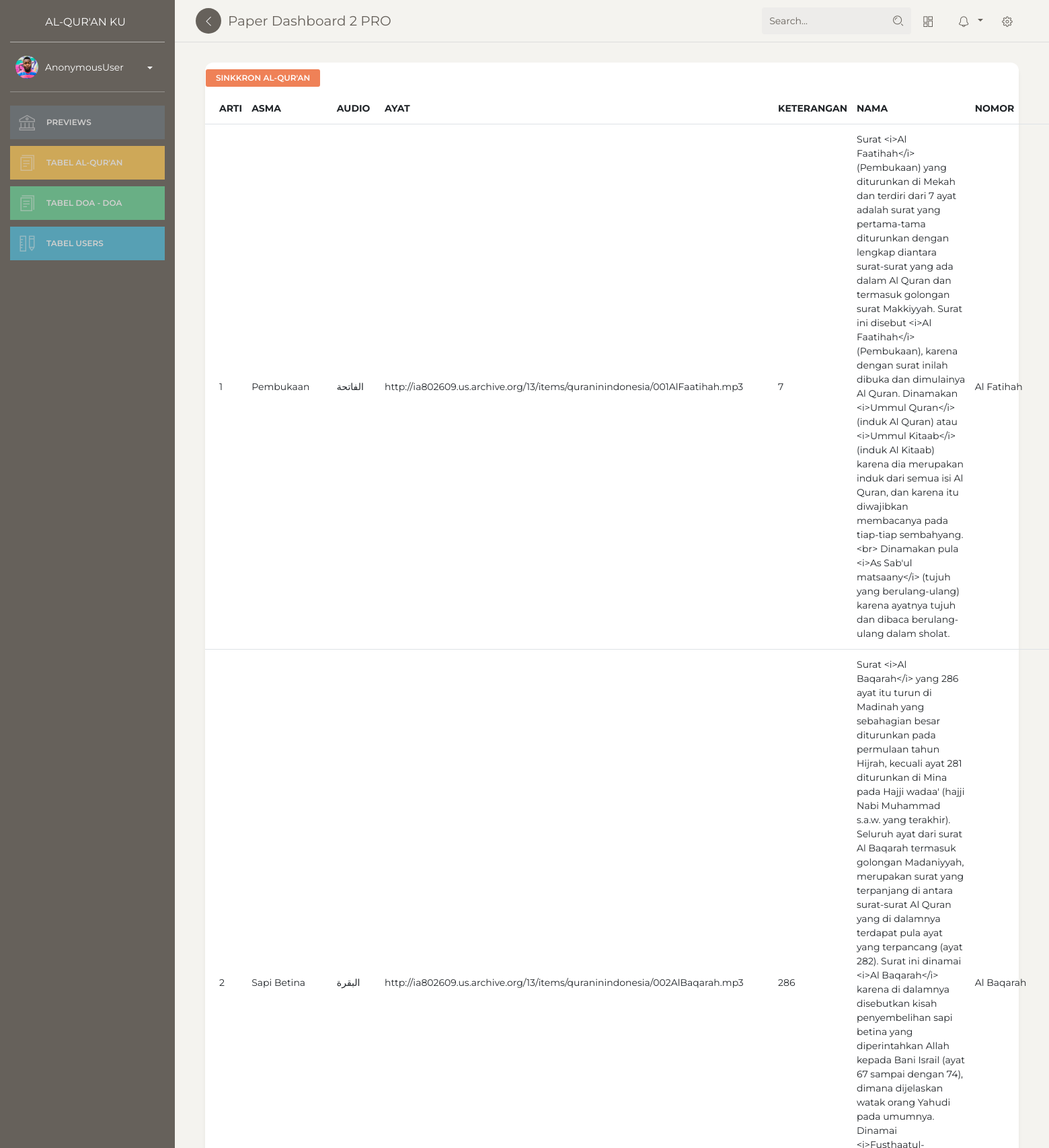
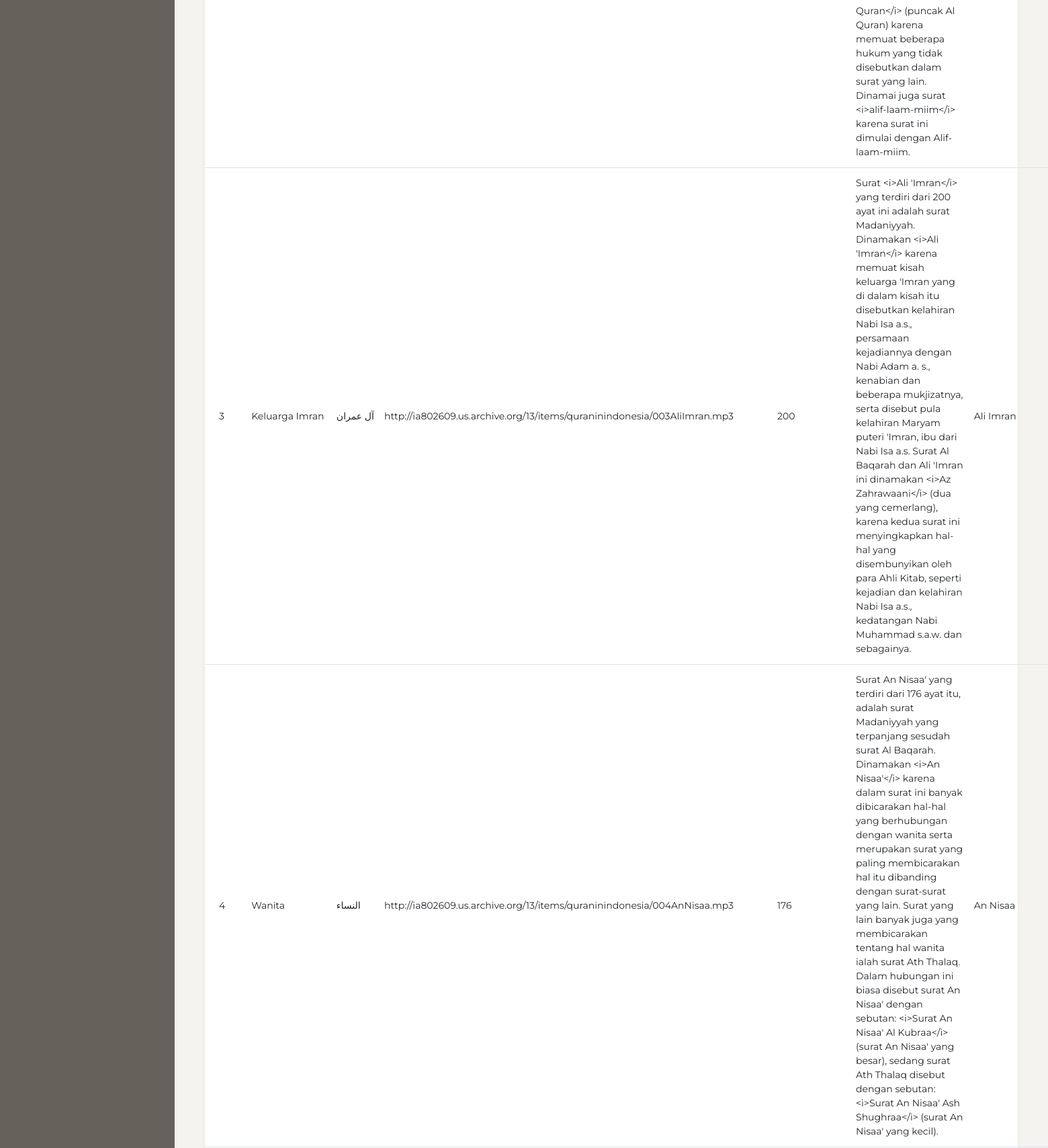
Screenshot of /dashboard/tabel_alquran/ (upper part) with the database file from the repository (2 pictures, top to bottom).
### content/models.py (models this page shows, shortened)
class Alquran(models.Model):
    arti = models.CharField(max_length=1000)
    asma = models.CharField(max_length=1000)
    audio = models.FileField()
    ayat = models.IntegerField()
    keterangan = models.TextField()
    nama = models.CharField(max_length=1000)
    nomor = models.IntegerField()
    rukuk = models.IntegerField()
    type = models.CharField(max_length=100,blank=True,null=True)
    urut = models.IntegerField()

### content/views.py (the view)
# urls.py: path('alquran', alquran, name='alquran'),
def alquran(request):
    template_name = "back/tabel_alquran.html"
    alquran = Alquran.objects.all()
    context = {
        'title' : 'dashboard',
        'alquran': alquran,
    }
    return render(request, template_name, context)

### templates/back/tabel_alquran.html (shortened to what this page needs)
{% extends 'back/base.html' %}
{% block content %}
<div class="content">
    <div class="container-fluid">
        <div class="row">
            <div class="col-md-12">
                <div class="card">
                    <div class="card-content">
                        <div class="toolbar">
                            <a class ="btn btn-sm btn-danger" href="{% url 'sinkron_alquran' %}"> Sinkkron Al-Qur'an</a>
                        </div>
                        <table id="bootstrap-table" class="table">
                            <thead>
                                <th data-field="state" data-checkbox="true"></th>
                                <th data-field="arti" class="text-center">Arti</th>
                                <th data-field="asma" data-sortable="true">Asma</th>
                                <th data-field="audio" data-sortable="true">Audio</th>
                                <th data-field="ayat" data-sortable="true">Ayat</th>
                                <th data-field="keterangan" >Keterangan</th>
                                <th data-field="nama">Nama</th>
                                <th data-field="nomor" data-sortable="true">Nomor</th>
                                <th data-field="rukuk" data-sortable="true">Rukuk</th>
                            </thead>
                            <tbody>
                                {% for a in alquran %}
                                <tr>
                                    <td></td>
                                    <td>{{forloop.counter}}</td>
                                    <td>{{a.arti}}</td>
                                    <td>{{a.asma}}</td>
                                    <td>{{a.audio}}</td>
                                    <td>{{a.ayat}}</td>
                                    <td>{{a.keterangan}}</td>
                                    <td>{{a.nama}}</td>
                                    <td>{{a.nomor}}</td>
                                </tr>
                                {% endfor %}
                            </tbody>
                        </table>
                    </div>
                </div>
            </div>
        </div>
    </div>
</div>
{% endblock content %}

### rows the page displays
Alquran: arti "Pembukaan", asma "الفاتحة", audio "http://ia802609.us.archive.org/13/items/quraninindonesia/001AlFaatihah.mp3", ayat "7", keterangan "Surat <i>Al Faatihah</i> (Pembukaan) yang diturunkan di Mekah dan terdiri dari 7 ayat adalah surat yang pertama-tama diturunkan dengan lengkap diantara surat-surat yang ada dalam Al Quran dan termasuk golongan surat Makkiyyah. Surat ini disebut <i>Al Faatihah</i> (Pembukaan), karena dengan surat inilah dibuka dan dimulainya Al Quran. Dinamakan <i>Ummul Quran</i> (induk Al Quran) atau <i>Ummul Kitaab</i> (induk Al Kitaab) karena dia merupakan induk dari semua isi Al Quran, dan karena itu diwajibkan membacanya pada tiap-tiap sembahyang.<br> Dinamakan pula <i>As Sab'ul matsaany</i> (tujuh yang berulang-ulang) karena ayatnya tujuh dan dibaca berulang-ulang dalam sholat.", nama "Al Fatihah"
Alquran: arti "Sapi Betina", asma "البقرة", audio "http://ia802609.us.archive.org/13/items/quraninindonesia/002AlBaqarah.mp3", ayat "286", keterangan "Surat <i>Al Baqarah</i> yang 286 ayat itu turun di Madinah yang sebahagian besar diturunkan pada permulaan tahun Hijrah, kecuali ayat 281 diturunkan di Mina pada Hajji wadaa' (hajji Nabi Muhammad s.a.w. yang terakhir). Seluruh ayat dari surat Al Baqarah termasuk golongan Madaniyyah, merupakan surat yang terpanjang di antara surat-surat Al Quran yang di dalamnya terdapat pula ayat yang terpancang (ayat 282). Surat ini dinamai <i>Al Baqarah</i> karena di dalamnya disebutkan kisah penyembelihan sapi betina yang diperintahkan Allah kepada Bani Israil (ayat 67 sampai dengan 74), dimana dijelaskan watak orang Yahudi pada umumnya. Dinamai <i>Fusthaatul-Quran</i> (puncak Al Quran) karena memuat…", nama "Al Baqarah"
Alquran: arti "Keluarga Imran", asma "آل عمران", audio "http://ia802609.us.archive.org/13/items/quraninindonesia/003AliImran.mp3", ayat "200", keterangan "Surat <i>Ali 'Imran</i> yang terdiri dari 200 ayat ini adalah surat Madaniyyah. Dinamakan <i>Ali 'Imran</i> karena memuat kisah keluarga 'Imran yang di dalam kisah itu disebutkan kelahiran Nabi Isa a.s., persamaan kejadiannya dengan Nabi Adam a. s., kenabian dan beberapa mukjizatnya, serta disebut pula kelahiran Maryam puteri 'Imran, ibu dari Nabi Isa a.s. Surat Al Baqarah dan Ali 'Imran ini dinamakan <i>Az Zahrawaani</i> (dua yang cemerlang), karena kedua surat ini menyingkapkan hal-hal yang disembunyikan oleh para Ahli Kitab, seperti kejadian dan kelahiran Nabi Isa a.s., kedatangan Nabi Muhammad s.a.w. dan sebagainya.", nama "Ali Imran"
Alquran: arti "Wanita", asma "النساء", audio "http://ia802609.us.archive.org/13/items/quraninindonesia/004AnNisaa.mp3", ayat "176", keterangan "Surat An Nisaa' yang terdiri dari 176 ayat itu, adalah surat Madaniyyah yang terpanjang sesudah surat Al Baqarah. Dinamakan <i>An Nisaa'</i> karena dalam surat ini banyak dibicarakan hal-hal yang berhubungan dengan wanita serta merupakan surat yang paling membicarakan hal itu dibanding dengan surat-surat yang lain. Surat yang lain banyak juga yang membicarakan tentang hal wanita ialah surat Ath Thalaq. Dalam hubungan ini biasa disebut surat An Nisaa' dengan sebutan: <i>Surat An Nisaa' Al Kubraa</i> (surat An Nisaa' yang besar), sedang surat Ath Thalaq disebut dengan sebutan: <i>Surat An Nisaa' Ash Shughraa</i> (surat An Nisaa' yang kecil).", nama "An Nisaa"

### other values shown
{{ user }} "AnonymousUser"
